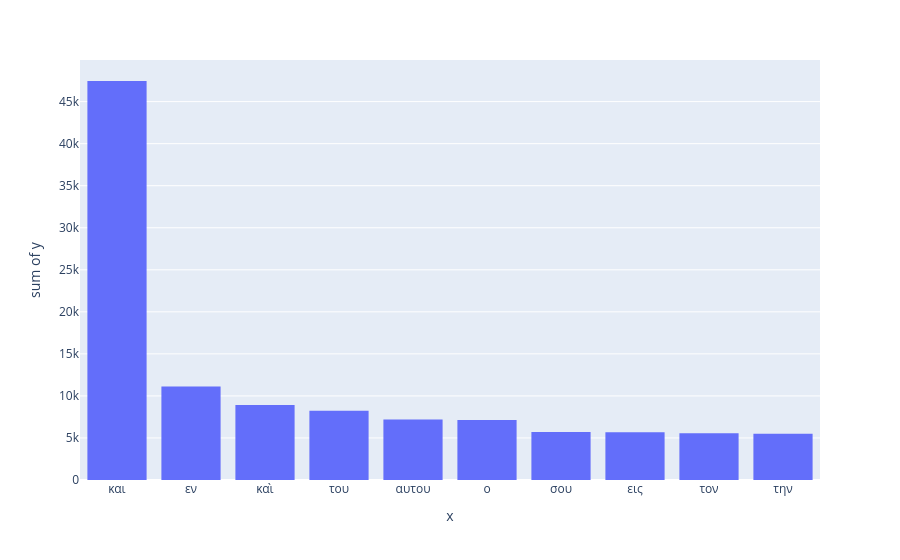

This figure's notebook cell:
### Code cell
px.histogram(
    x=bible["text"].value_counts().keys()[:10], y=bible["text"].value_counts()[:10]
)

### Figure 1 — Plotly figure (JSON) as saved in the notebook; plotly's stock layout.template omitted (floating-point values rounded to 4 significant figures)
{"data": [{"bingroup": "x", "histfunc": "sum", "hovertemplate": "x=%{x}<br>sum of y=%{y}<extra></extra>", "legendgroup": "", "marker": {"color": "#636efa", "pattern": {"shape": ""}}, "name": "", "orientation": "v", "showlegend": false, "type": "histogram", "x": ["και", "εν", "καὶ", "του", "αυτου", "ο", "σου", "εις", "τον", "την"], "xaxis": "x", "y": [47452, 11109, 8930, 8227, 7181, 7129, 5715, 5689, 5573, 5487], "yaxis": "y"}], "layout": {"barmode": "relative", "legend": {"tracegroupgap": 0}, "margin": {"t": 60}, "xaxis": {"anchor": "y", "domain": [0, 1], "title": {"text": "x"}}, "yaxis": {"anchor": "x", "domain": [0, 1], "title": {"text": "sum of y"}}}}
